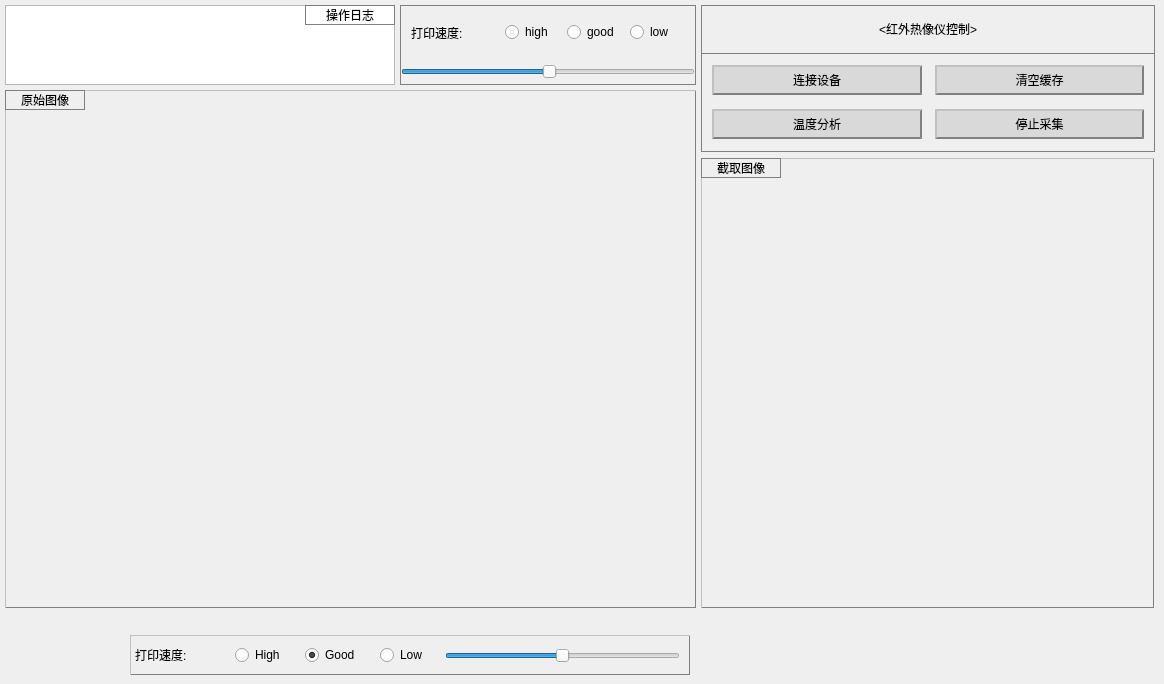
       <widget class="QWidget" name="TIC">
        <attribute name="title">
         <string>红外热像仪</string>
        </attribute>
        <widget class="QLabel" name="TIC_RD">
         <property name="geometry">
          <rect>
           <x>5</x>
           <y>90</y>
           <width>691</width>
           <height>518</height>
          </rect>
         </property>
         <property name="styleSheet">
          <string notr="true">QLabel{
	border:1px outset gray;
}</string>
         </property>
         <property name="text">
          <string/>
         </property>
        </widget>
        <widget class="QLabel" name="TIC_PD">
         <property name="geometry">
          <rect>
           <x>701</x>
           <y>158</y>
           <width>453</width>
           <height>450</height>
          </rect>
         </property>
         <property name="styleSheet">
          <string notr="true">QLabel{
	border:1px outset gray;
}
</string>
         </property>
         <property name="text">
          <string/>
         </property>
        </widget>
        <widget class="QFrame" name="frame">
         <property name="geometry">
          <rect>
           <x>130</x>
           <y>635</y>
           <width>560</width>
           <height>40</height>
          </rect>
         </property>
         <property name="styleSheet">
          <string notr="true">QFrame{
	border:1px outset gray;
}</string>
         </property>
         <property name="frameShape">
          <enum>QFrame::StyledPanel</enum>
         </property>
         <property name="frameShadow">
          <enum>QFrame::Raised</enum>
         </property>
         <widget class="QSlider" name="horizontalSlider">
          <property name="geometry">
           <rect>
            <x>315</x>
            <y>6</y>
            <width>235</width>
            <height>30</height>
           </rect>
          </property>
          <property name="cursor">
           <cursorShape>PointingHandCursor</cursorShape>
          </property>
          <property name="styleSheet">
           <string notr="true">QSlider{
}</string>
          </property>
          <property name="minimum">
           <number>-50</number>
          </property>
          <property name="maximum">
           <number>50</number>
          </property>
          <property name="sliderPosition">
           <number>0</number>
          </property>
          <property name="tracking">
           <bool>true</bool>
          </property>
          <property name="orientation">
           <enum>Qt::Horizontal</enum>
          </property>
         </widget>
         <widget class="QRadioButton" name="radioButton">
          <property name="geometry">
           <rect>
            <x>105</x>
            <y>5</y>
            <width>65</width>
            <height>30</height>
           </rect>
          </property>
          <property name="styleSheet">
           <string notr="true">QRadioButton{
	font:14pt &quot;微软雅黑&quot;;
}</string>
          </property>
          <property name="text">
           <string>High</string>
          </property>
          <property name="checked">
           <bool>false</bool>
          </property>
         </widget>
         <widget class="QLabel" name="label_7">
          <property name="geometry">
           <rect>
            <x>5</x>
            <y>5</y>
            <width>100</width>
            <height>30</height>
           </rect>
          </property>
          <property name="styleSheet">
           <string notr="true">QLabel{
	border:none;
}</string>
          </property>
          <property name="text">
           <string>打印速度:</string>
          </property>
         </widget>
         <widget class="QRadioButton" name="radioButton_2">
          <property name="geometry">
           <rect>
            <x>175</x>
            <y>5</y>
            <width>70</width>
            <height>30</height>
           </rect>
          </property>
          <property name="styleSheet">
           <string notr="true">QRadioButton{
	font:14pt &quot;微软雅黑&quot;;
}</string>
          </property>
          <property name="text">
           <string>Good</string>
          </property>
          <property name="checked">
           <bool>true</bool>
          </property>
         </widget>
         <widget class="QRadioButton" name="radioButton_3">
          <property name="geometry">
           <rect>
            <x>250</x>
            <y>5</y>
            <width>60</width>
            <height>30</height>
           </rect>
          </property>
          <property name="styleSheet">
           <string notr="true">QRadioButton{
	font:14pt &quot;微软雅黑&quot;;
}</string>
          </property>
          <property name="text">
           <string>Low</string>
          </property>
         </widget>
        </widget>
        <widget class="QLabel" name="label_14">
         <property name="geometry">
          <rect>
           <x>5</x>
           <y>90</y>
           <width>80</width>
           <height>20</height>
          </rect>
         </property>
         <property name="styleSheet">
          <string notr="true">QLabel{
	border:1px solid gray;
	font:10pt &quot;微软雅黑&quot;;
	background-color:none;
}</string>
         </property>
         <property name="text">
          <string>原始图像</string>
         </property>
         <property name="alignment">
          <set>Qt::AlignCenter</set>
         </property>
        </widget>
        <widget class="QLabel" name="label_15">
         <property name="geometry">
          <rect>
           <x>701</x>
           <y>158</y>
           <width>80</width>
           <height>20</height>
          </rect>
         </property>
         <property name="styleSheet">
          <string notr="true">QLabel{
	border:1px solid gray;
	font:10pt &quot;微软雅黑&quot;;
	background-color:none;
}</string>
         </property>
         <property name="text">
          <string>截取图像</string>
         </property>
         <property name="alignment">
          <set>Qt::AlignCenter</set>
         </property>
        </widget>
        <widget class="QTextBrowser" name="textBrowser">
         <property name="geometry">
          <rect>
           <x>5</x>
           <y>5</y>
           <width>390</width>
           <height>80</height>
          </rect>
         </property>
         <property name="styleSheet">
          <string notr="true">QTextBrowser{
    font:8pt&quot;微软雅黑&quot;;
}</string>
         </property>
        </widget>
        <widget class="QFrame" name="TIC_control">
         <property name="geometry">
          <rect>
           <x>701</x>
           <y>5</y>
           <width>454</width>
           <height>147</height>
          </rect>
         </property>
         <property name="styleSheet">
          <string notr="true">QFrame{
	border:1px solid gray;
}</string>
         </property>
         <property name="frameShape">
          <enum>QFrame::StyledPanel</enum>
         </property>
         <property name="frameShadow">
          <enum>QFrame::Raised</enum>
         </property>
         <layout class="QVBoxLayout" name="verticalLayout_10" stretch="2,4">
          <property name="spacing">
           <number>0</number>
          </property>
          <property name="leftMargin">
           <number>0</number>
          </property>
          <property name="topMargin">
           <number>0</number>
          </property>
          <property name="rightMargin">
           <number>0</number>
          </property>
          <property name="bottomMargin">
           <number>0</number>
          </property>
          <item>
           <widget class="QLabel" name="label_17">
            <property name="styleSheet">
             <string notr="true">QLabel{
	font:12pt&quot;微软雅黑&quot;;
	border:none;
	border-bottom:1px solid gray;
}</string>
            </property>
            <property name="text">
             <string>&lt;红外热像仪控制&gt;</string>
            </property>
            <property name="alignment">
             <set>Qt::AlignCenter</set>
            </property>
           </widget>
          </item>
          <item>
           <layout class="QHBoxLayout" name="horizontalLayout_3">
            <property name="spacing">
             <number>5</number>
            </property>
            <property name="leftMargin">
             <number>10</number>
            </property>
            <property name="rightMargin">
             <number>10</number>
            </property>
            <item>
             <widget class="QFrame" name="frame_9">
              <property name="styleSheet">
               <string notr="true">QFrame{
	border:none;
}</string>
              </property>
              <property name="frameShape">
               <enum>QFrame::StyledPanel</enum>
              </property>
              <property name="frameShadow">
               <enum>QFrame::Raised</enum>
              </property>
              <layout class="QVBoxLayout" name="verticalLayout_2">
               <property name="spacing">
                <number>4</number>
               </property>
               <property name="leftMargin">
                <number>0</number>
               </property>
               <property name="topMargin">
                <number>1</number>
               </property>
               <property name="rightMargin">
                <number>4</number>
               </property>
               <property name="bottomMargin">
                <number>0</number>
               </property>
               <item>
                <widget class="QPushButton" name="TIC_machine">
                 <property name="sizePolicy">
                  <sizepolicy hsizetype="Expanding" vsizetype="Fixed">
                   <horstretch>0</horstretch>
                   <verstretch>0</verstretch>
                  </sizepolicy>
                 </property>
                 <property name="minimumSize">
                  <size>
                   <width>0</width>
                   <height>30</height>
                  </size>
                 </property>
                 <property name="cursor">
                  <cursorShape>PointingHandCursor</cursorShape>
                 </property>
                 <property name="styleSheet">
                  <string notr="true">QPushButton{
background-color: rgb(217, 217, 217);
color: rgb(0,0,0);  
font:10pt &quot;微软雅黑&quot;;
border:2px outset gray;
}
QPushButton::hover{
background-color: rgb(200, 200, 200);
color: rgb(0,0,0);  
font:10pt &quot;微软雅黑&quot;;
border:2px groove gray;
}</string>
                 </property>
                 <property name="text">
                  <string>连接设备</string>
                 </property>
                </widget>
               </item>
               <item>
                <widget class="QPushButton" name="TIC_data">
                 <property name="sizePolicy">
                  <sizepolicy hsizetype="Expanding" vsizetype="Fixed">
                   <horstretch>0</horstretch>
                   <verstretch>0</verstretch>
                  </sizepolicy>
                 </property>
                 <property name="minimumSize">
                  <size>
                   <width>0</width>
                   <height>30</height>
                  </size>
                 </property>
                 <property name="cursor">
                  <cursorShape>PointingHandCursor</cursorShape>
                 </property>
                 <property name="styleSheet">
                  <string notr="true">QPushButton{
background-color: rgb(217, 217, 217);
color: rgb(0,0,0);  
font:10pt &quot;微软雅黑&quot;;
border:2px outset gray;
}
QPushButton::hover{
background-color: rgb(200, 200, 200);
color: rgb(0,0,0);  
font:10pt &quot;微软雅黑&quot;;
border:2px groove gray;
}</string>
                 </property>
                 <property name="text">
                  <string>温度分析</string>
                 </property>
                </widget>
               </item>
              </layout>
             </widget>
            </item>
            <item>
             <widget class="QFrame" name="frame_10">
              <property name="styleSheet">
               <string notr="true">QFrame{
	border:none;
}</string>
              </property>
              <property name="frameShape">
               <enum>QFrame::StyledPanel</enum>
              </property>
              <property name="frameShadow">
               <enum>QFrame::Raised</enum>
              </property>
              <layout class="QVBoxLayout" name="verticalLayout_8">
               <property name="spacing">
                <number>4</number>
               </property>
               <property name="leftMargin">
                <number>4</number>
               </property>
               <property name="topMargin">
                <number>1</number>
               </property>
               <property name="rightMargin">
                <number>0</number>
               </property>
               <property name="bottomMargin">
                <number>0</number>
               </property>
               <item>
                <widget class="QPushButton" name="TIC_start">
                 <property name="sizePolicy">
                  <sizepolicy hsizetype="Expanding" vsizetype="Fixed">
                   <horstretch>0</horstretch>
                   <verstretch>0</verstretch>
                  </sizepolicy>
                 </property>
                 <property name="minimumSize">
                  <size>
                   <width>0</width>
                   <height>30</height>
                  </size>
                 </property>
                 <property name="cursor">
                  <cursorShape>PointingHandCursor</cursorShape>
                 </property>
                 <property name="styleSheet">
                  <string notr="true">QPushButton{
background-color: rgb(217, 217, 217);
color: rgb(0,0,0);  
font:10pt &quot;微软雅黑&quot;;
border:2px outset gray;
}
QPushButton::hover{
background-color: rgb(200, 200, 200);
color: rgb(0,0,0);  
font:10pt &quot;微软雅黑&quot;;
border:2px groove gray;
}</string>
                 </property>
                 <property name="text">
                  <string>清空缓存</string>
                 </property>
                </widget>
               </item>
               <item>
                <widget class="QPushButton" name="TIC_stop">
                 <property name="sizePolicy">
                  <sizepolicy hsizetype="Expanding" vsizetype="Fixed">
                   <horstretch>0</horstretch>
                   <verstretch>0</verstretch>
                  </sizepolicy>
                 </property>
                 <property name="minimumSize">
                  <size>
                   <width>0</width>
                   <height>30</height>
                  </size>
                 </property>
                 <property name="cursor">
                  <cursorShape>PointingHandCursor</cursorShape>
                 </property>
                 <property name="styleSheet">
                  <string notr="true">QPushButton{
background-color: rgb(217, 217, 217);
color: rgb(0,0,0);  
font:10pt &quot;微软雅黑&quot;;
border:2px outset gray;
}
QPushButton::hover{
background-color: rgb(200, 200, 200);
color: rgb(0,0,0);  
font:10pt &quot;微软雅黑&quot;;
border:2px groove gray;
}</string>
                 </property>
                 <property name="text">
                  <string>停止采集</string>
                 </property>
                </widget>
               </item>
              </layout>
             </widget>
            </item>
           </layout>
          </item>
         </layout>
        </widget>
        <widget class="QLabel" name="label_logbrowser">
         <property name="geometry">
          <rect>
           <x>305</x>
           <y>5</y>
           <width>90</width>
           <height>20</height>
          </rect>
         </property>
         <property name="styleSheet">
          <string notr="true">QLabel{
	border:1px solid gray;
	font:10pt &quot;微软雅黑&quot;;
	background-color:none;
}</string>
         </property>
         <property name="text">
          <string>操作日志</string>
         </property>
         <property name="alignment">
          <set>Qt::AlignCenter</set>
         </property>
        </widget>
        <widget class="QFrame" name="closeloop_speed">
         <property name="geometry">
          <rect>
           <x>400</x>
           <y>5</y>
           <width>296</width>
           <height>80</height>
          </rect>
         </property>
         <property name="styleSheet">
          <string notr="true">QFrame{
	font:10pt&quot;微软雅黑&quot;;
	border:1px solid gray;
}</string>
         </property>
         <property name="frameShape">
          <enum>QFrame::StyledPanel</enum>
         </property>
         <property name="frameShadow">
          <enum>QFrame::Raised</enum>
         </property>
         <layout class="QVBoxLayout" name="verticalLayout_11">
          <property name="spacing">
           <number>5</number>
          </property>
          <property name="leftMargin">
           <number>0</number>
          </property>
          <property name="topMargin">
           <number>0</number>
          </property>
          <property name="rightMargin">
           <number>0</number>
          </property>
          <property name="bottomMargin">
           <number>5</number>
          </property>
          <item>
           <layout class="QHBoxLayout" name="horizontalLayout_5" stretch="2,5">
            <property name="spacing">
             <number>5</number>
            </property>
            <property name="leftMargin">
             <number>10</number>
            </property>
            <item>
             <widget class="QLabel" name="label_16">
              <property name="styleSheet">
               <string notr="true">QLabel{
	border:none;
}</string>
              </property>
              <property name="text">
               <string>打印速度:</string>
              </property>
             </widget>
            </item>
            <item>
             <widget class="QFrame" name="frame_11">
              <property name="styleSheet">
               <string notr="true">QFrame{
	border:none;

}</string>
              </property>
              <property name="frameShape">
               <enum>QFrame::StyledPanel</enum>
              </property>
              <property name="frameShadow">
               <enum>QFrame::Raised</enum>
              </property>
              <layout class="QHBoxLayout" name="horizontalLayout_4">
               <item>
                <widget class="QRadioButton" name="radioButton_7">
                 <property name="cursor">
                  <cursorShape>PointingHandCursor</cursorShape>
                 </property>
                 <property name="styleSheet">
                  <string notr="true">font:10pt&quot;微软雅黑&quot;;</string>
                 </property>
                 <property name="text">
                  <string>high</string>
                 </property>
                </widget>
               </item>
               <item>
                <widget class="QRadioButton" name="radioButton_8">
                 <property name="cursor">
                  <cursorShape>PointingHandCursor</cursorShape>
                 </property>
                 <property name="styleSheet">
                  <string notr="true">font:10pt&quot;微软雅黑&quot;;</string>
                 </property>
                 <property name="text">
                  <string>good</string>
                 </property>
                </widget>
               </item>
               <item>
                <widget class="QRadioButton" name="radioButton_9">
                 <property name="cursor">
                  <cursorShape>PointingHandCursor</cursorShape>
                 </property>
                 <property name="styleSheet">
                  <string notr="true">font:10pt&quot;微软雅黑&quot;;</string>
                 </property>
                 <property name="text">
                  <string>low</string>
                 </property>
                </widget>
               </item>
              </layout>
             </widget>
            </item>
           </layout>
          </item>
          <item>
           <widget class="QSlider" name="horizontalSlider_3">
            <property name="cursor">
             <cursorShape>ClosedHandCursor</cursorShape>
            </property>
            <property name="sliderPosition">
             <number>50</number>
            </property>
            <property name="orientation">
             <enum>Qt::Horizontal</enum>
            </property>
           </widget>
          </item>
         </layout>
        </widget>
        <zorder>TIC_RD</zorder>
        <zorder>frame</zorder>
        <zorder>label_14</zorder>
        <zorder>TIC_PD</zorder>
        <zorder>label_15</zorder>
        <zorder>textBrowser</zorder>
        <zorder>TIC_control</zorder>
        <zorder>label_logbrowser</zorder>
        <zorder>closeloop_speed</zorder>
       </widget>
